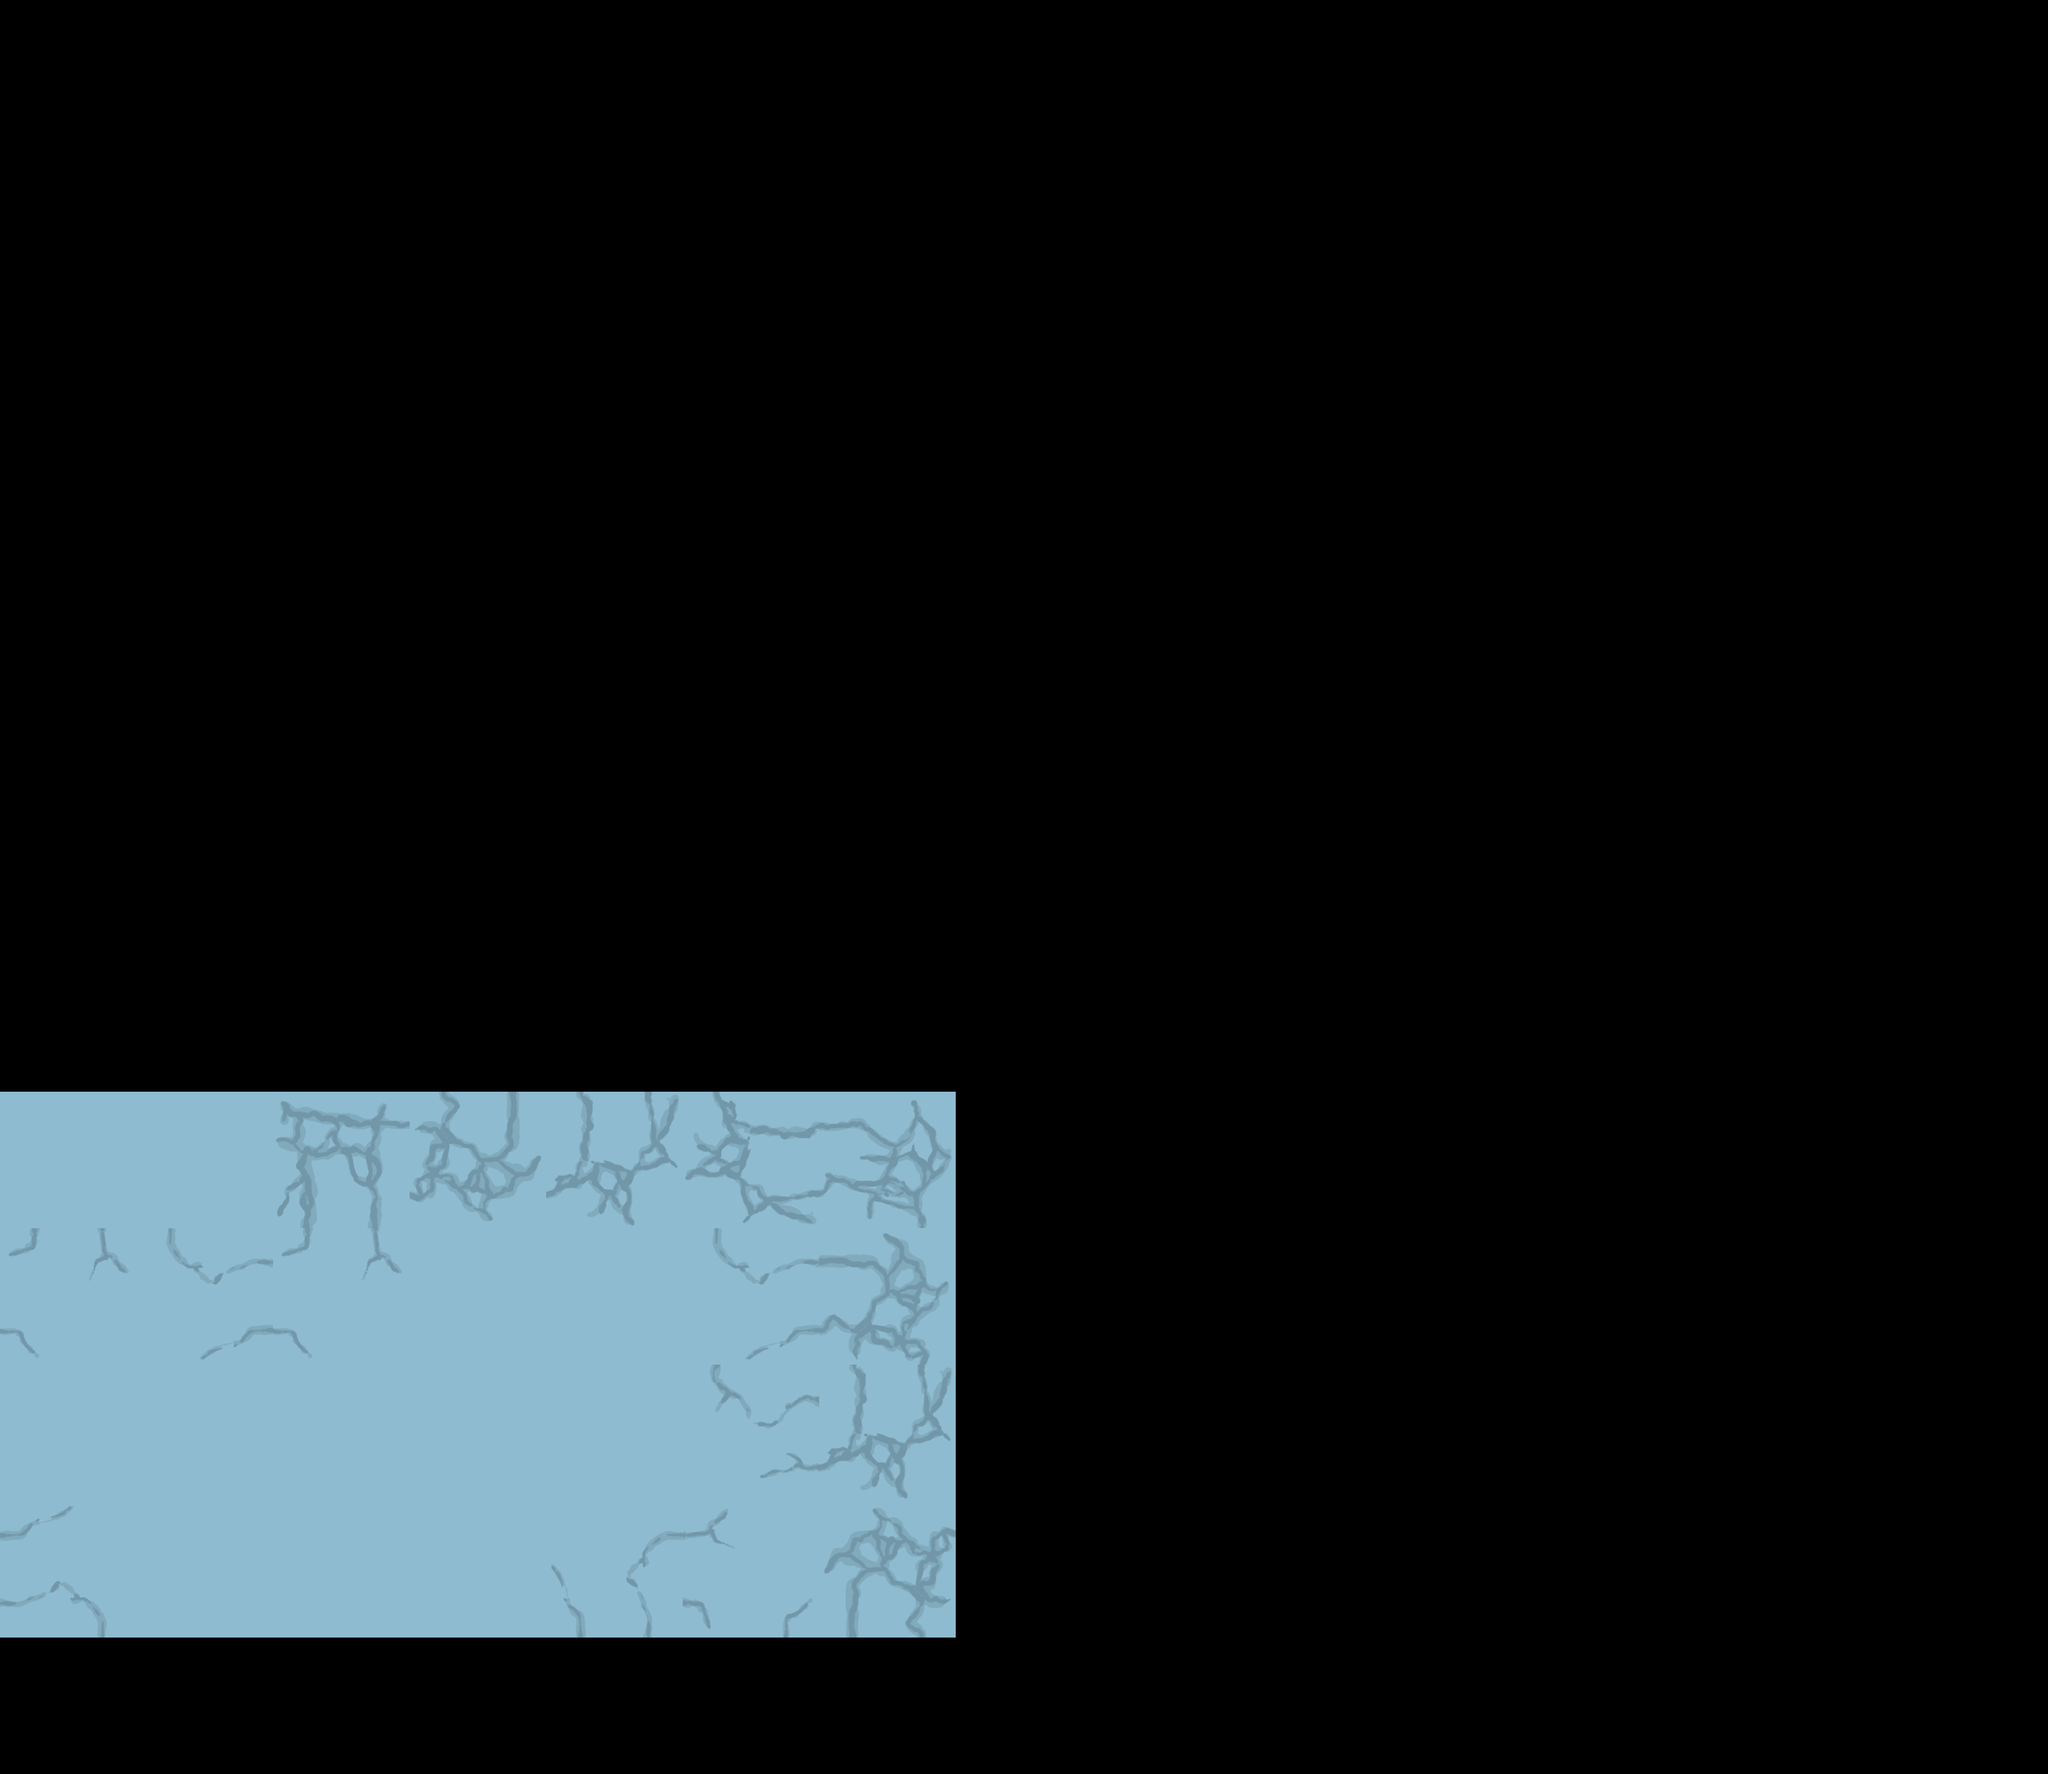

Rendered tile map (Tiled .tmx) drawn with the repository's tilesets; below, a short description and the map source with its tile grids summarised:
An orthogonal 15x13 tile map with 200x200 px tiles, 1 tile layer (Calque de Tile 1).

<map version="1.0" orientation="orthogonal" renderorder="right-down" width="15" height="13" tilewidth="200" tileheight="200" nextobjectid="1">
 <tileset firstgid="1" name="Gonfli" tilewidth="200" tileheight="200" tilecount="20">
  <tile id="0">
   <image width="200" height="200" source="../../Sprites/Back-Grass1.png" />
  </tile>
  <tile id="1">
   <image width="200" height="200" source="../../Sprites/Back-Grass2.png" />
  </tile>
  <tile id="2">
   <image width="200" height="200" source="../../Sprites/Back-Grass3.png" />
  </tile>
  <tile id="3">
   <image width="200" height="200" source="../../Sprites/Back-Grass4.png" />
  </tile>
  <tile id="4">
   <image width="200" height="200" source="../../Sprites/Back-Grass5.png" />
  </tile>
  <tile id="5">
   <image width="200" height="200" source="../../Sprites/FrontGrass1.png" />
  </tile>
  <tile id="6">
   <image width="200" height="200" source="../../Sprites/FrontGrass2.png" />
  </tile>
  <tile id="7">
   <image width="200" height="200" source="../../Sprites/FrontGrass3.png" />
  </tile>
  <tile id="8">
   <image width="200" height="200" source="../../Sprites/Ground-Blocks1.png" />
  </tile>
  <tile id="9">
   <image width="200" height="200" source="../../Sprites/Ground-Blocks2.png" />
  </tile>
  <tile id="10">
   <image width="200" height="200" source="../../Sprites/Ground-Blocks3.png" />
  </tile>
  <tile id="11">
   <image width="200" height="200" source="../../Sprites/Ground-Blocks4.png" />
  </tile>
  <tile id="12">
   <image width="200" height="200" source="../../Sprites/Ground-Blocks-Empty.png" />
  </tile>
  <tile id="13">
   <image width="200" height="200" source="../../Sprites/Ground-Blocks-Soft1.png" />
  </tile>
  <tile id="14">
   <image width="200" height="200" source="../../Sprites/Ground-Blocks-Soft2.png" />
  </tile>
  <tile id="15">
   <image width="200" height="200" source="../../Sprites/Ground-Blocks-Soft3.png" />
  </tile>
  <tile id="16">
   <image width="200" height="200" source="../../Sprites/Pic1.png" />
  </tile>
  <tile id="17">
   <image width="200" height="200" source="../../Sprites/Pic2.png" />
  </tile>
  <tile id="18">
   <image width="200" height="200" source="../../Sprites/Pic3.png" />
  </tile>
  <tile id="19">
   <image width="200" height="200" source="../../Sprites/Pic4.png" />
  </tile>
 </tileset>
 <layer name="Calque de Tile 1" width="15" height="13">
  <data>[195 cells, 28 non-empty, 8 distinct tile ids]</data>
 </layer>
</map>
